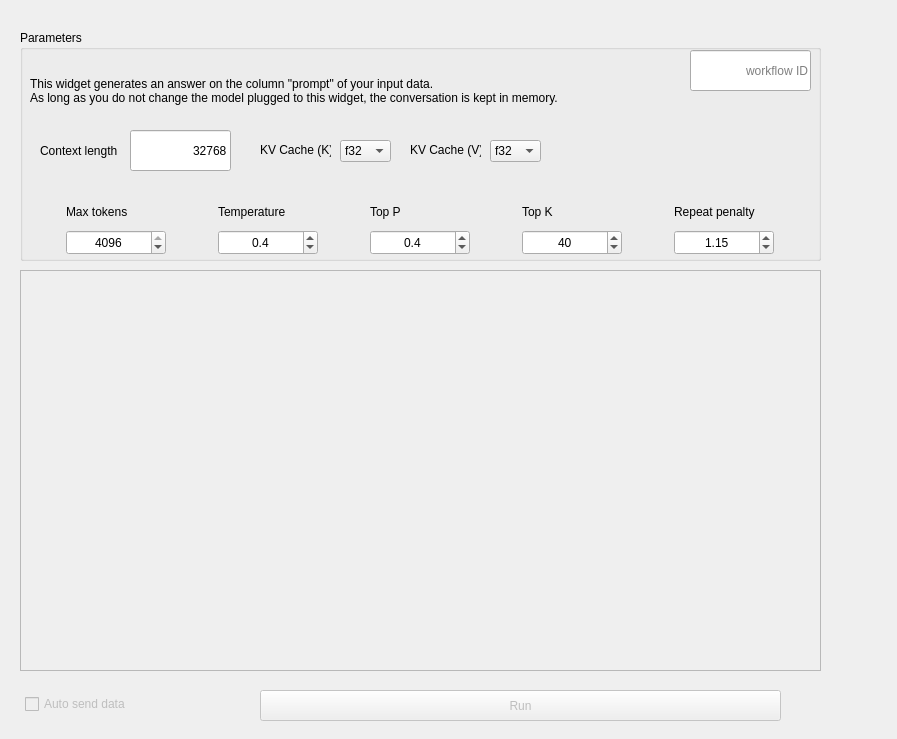
<?xml version="1.0" encoding="UTF-8"?>
<ui version="4.0">
 <class>Form</class>
 <widget class="QWidget" name="Form">
  <property name="geometry">
   <rect>
    <x>0</x>
    <y>0</y>
    <width>897</width>
    <height>739</height>
   </rect>
  </property>
  <property name="windowTitle">
   <string>Form</string>
  </property>
  <widget class="QGroupBox" name="groupBox">
   <property name="geometry">
    <rect>
     <x>20</x>
     <y>30</y>
     <width>801</width>
     <height>231</height>
    </rect>
   </property>
   <property name="title">
    <string>Parameters</string>
   </property>
   <widget class="QLabel" name="Description">
    <property name="geometry">
     <rect>
      <x>10</x>
      <y>30</y>
      <width>641</width>
      <height>61</height>
     </rect>
    </property>
    <property name="text">
     <string>This widget generates an answer on the column &quot;prompt&quot; of your input data.
As long as you do not change the model plugged to this widget, the conversation is kept in memory.</string>
    </property>
    <property name="textFormat">
     <enum>Qt::AutoText</enum>
    </property>
    <property name="alignment">
     <set>Qt::AlignLeading|Qt::AlignLeft|Qt::AlignVCenter</set>
    </property>
    <property name="wordWrap">
     <bool>true</bool>
    </property>
   </widget>
   <widget class="QLineEdit" name="lineEdit_2">
    <property name="geometry">
     <rect>
      <x>670</x>
      <y>20</y>
      <width>121</width>
      <height>41</height>
     </rect>
    </property>
    <property name="text">
     <string/>
    </property>
    <property name="alignment">
     <set>Qt::AlignRight|Qt::AlignTrailing|Qt::AlignVCenter</set>
    </property>
    <property name="placeholderText">
     <string>workflow ID</string>
    </property>
   </widget>
   <widget class="QWidget" name="gridLayoutWidget">
    <property name="geometry">
     <rect>
      <x>0</x>
      <y>170</y>
      <width>801</width>
      <height>55</height>
     </rect>
    </property>
    <layout class="QGridLayout" name="gridLayout">
     <item row="1" column="4">
      <widget class="QDoubleSpinBox" name="boxRepeatPenalty">
       <property name="minimumSize">
        <size>
         <width>0</width>
         <height>25</height>
        </size>
       </property>
       <property name="maximumSize">
        <size>
         <width>100</width>
         <height>16777215</height>
        </size>
       </property>
       <property name="alignment">
        <set>Qt::AlignCenter</set>
       </property>
       <property name="decimals">
        <number>2</number>
       </property>
       <property name="maximum">
        <double>2.000000000000000</double>
       </property>
       <property name="singleStep">
        <double>0.010000000000000</double>
       </property>
       <property name="value">
        <double>1.150000000000000</double>
       </property>
      </widget>
     </item>
     <item row="0" column="3">
      <widget class="QLabel" name="label_2">
       <property name="text">
        <string>Top K</string>
       </property>
       <property name="alignment">
        <set>Qt::AlignLeading|Qt::AlignLeft|Qt::AlignVCenter</set>
       </property>
      </widget>
     </item>
     <item row="0" column="1">
      <widget class="QLabel" name="label_3">
       <property name="text">
        <string>Temperature</string>
       </property>
       <property name="alignment">
        <set>Qt::AlignLeading|Qt::AlignLeft|Qt::AlignVCenter</set>
       </property>
      </widget>
     </item>
     <item row="1" column="1">
      <widget class="QDoubleSpinBox" name="boxTemperature">
       <property name="minimumSize">
        <size>
         <width>0</width>
         <height>25</height>
        </size>
       </property>
       <property name="maximumSize">
        <size>
         <width>100</width>
         <height>16777215</height>
        </size>
       </property>
       <property name="alignment">
        <set>Qt::AlignCenter</set>
       </property>
       <property name="decimals">
        <number>1</number>
       </property>
       <property name="maximum">
        <double>1.000000000000000</double>
       </property>
       <property name="singleStep">
        <double>0.100000000000000</double>
       </property>
       <property name="value">
        <double>0.400000000000000</double>
       </property>
      </widget>
     </item>
     <item row="0" column="0">
      <widget class="QLabel" name="label_6">
       <property name="text">
        <string>Max tokens</string>
       </property>
       <property name="alignment">
        <set>Qt::AlignLeading|Qt::AlignLeft|Qt::AlignVCenter</set>
       </property>
      </widget>
     </item>
     <item row="1" column="0">
      <widget class="QSpinBox" name="boxMaxTokens">
       <property name="minimumSize">
        <size>
         <width>0</width>
         <height>25</height>
        </size>
       </property>
       <property name="maximumSize">
        <size>
         <width>100</width>
         <height>16777215</height>
        </size>
       </property>
       <property name="alignment">
        <set>Qt::AlignCenter</set>
       </property>
       <property name="maximum">
        <number>4096</number>
       </property>
       <property name="value">
        <number>4096</number>
       </property>
      </widget>
     </item>
     <item row="0" column="4">
      <widget class="QLabel" name="label_5">
       <property name="text">
        <string>Repeat penalty</string>
       </property>
       <property name="alignment">
        <set>Qt::AlignLeading|Qt::AlignLeft|Qt::AlignVCenter</set>
       </property>
      </widget>
     </item>
     <item row="1" column="3">
      <widget class="QSpinBox" name="boxTopK">
       <property name="minimumSize">
        <size>
         <width>0</width>
         <height>25</height>
        </size>
       </property>
       <property name="maximumSize">
        <size>
         <width>100</width>
         <height>16777215</height>
        </size>
       </property>
       <property name="alignment">
        <set>Qt::AlignCenter</set>
       </property>
       <property name="maximum">
        <number>100</number>
       </property>
       <property name="value">
        <number>40</number>
       </property>
      </widget>
     </item>
     <item row="0" column="2">
      <widget class="QLabel" name="label_4">
       <property name="text">
        <string>Top P</string>
       </property>
       <property name="alignment">
        <set>Qt::AlignLeading|Qt::AlignLeft|Qt::AlignVCenter</set>
       </property>
      </widget>
     </item>
     <item row="1" column="2">
      <widget class="QDoubleSpinBox" name="boxTopP">
       <property name="minimumSize">
        <size>
         <width>0</width>
         <height>25</height>
        </size>
       </property>
       <property name="maximumSize">
        <size>
         <width>100</width>
         <height>16777215</height>
        </size>
       </property>
       <property name="alignment">
        <set>Qt::AlignCenter</set>
       </property>
       <property name="decimals">
        <number>1</number>
       </property>
       <property name="maximum">
        <double>1.000000000000000</double>
       </property>
       <property name="singleStep">
        <double>0.100000000000000</double>
       </property>
       <property name="value">
        <double>0.400000000000000</double>
       </property>
      </widget>
     </item>
    </layout>
   </widget>
   <widget class="QLabel" name="label_7">
    <property name="geometry">
     <rect>
      <x>240</x>
      <y>110</y>
      <width>71</width>
      <height>20</height>
     </rect>
    </property>
    <property name="text">
     <string>KV Cache (K)</string>
    </property>
   </widget>
   <widget class="QLabel" name="label">
    <property name="geometry">
     <rect>
      <x>20</x>
      <y>110</y>
      <width>121</width>
      <height>21</height>
     </rect>
    </property>
    <property name="text">
     <string>Context length</string>
    </property>
   </widget>
   <widget class="QLineEdit" name="lineEdit">
    <property name="geometry">
     <rect>
      <x>110</x>
      <y>100</y>
      <width>101</width>
      <height>41</height>
     </rect>
    </property>
    <property name="text">
     <string>32768</string>
    </property>
    <property name="alignment">
     <set>Qt::AlignRight|Qt::AlignTrailing|Qt::AlignVCenter</set>
    </property>
   </widget>
   <widget class="QComboBox" name="comboVCache">
    <property name="geometry">
     <rect>
      <x>470</x>
      <y>110</y>
      <width>51</width>
      <height>22</height>
     </rect>
    </property>
    <item>
     <property name="text">
      <string>f32</string>
     </property>
    </item>
    <item>
     <property name="text">
      <string>f16</string>
     </property>
    </item>
    <item>
     <property name="text">
      <string>q4_0</string>
     </property>
    </item>
   </widget>
   <widget class="QLabel" name="label_8">
    <property name="geometry">
     <rect>
      <x>390</x>
      <y>110</y>
      <width>71</width>
      <height>20</height>
     </rect>
    </property>
    <property name="text">
     <string>KV Cache (V)</string>
    </property>
   </widget>
   <widget class="QComboBox" name="comboKCache">
    <property name="geometry">
     <rect>
      <x>320</x>
      <y>110</y>
      <width>51</width>
      <height>22</height>
     </rect>
    </property>
    <item>
     <property name="text">
      <string>f32</string>
     </property>
    </item>
    <item>
     <property name="text">
      <string>f16</string>
     </property>
    </item>
    <item>
     <property name="text">
      <string>q4_0</string>
     </property>
    </item>
   </widget>
  </widget>
  <widget class="QCheckBox" name="checkBox_send">
   <property name="enabled">
    <bool>false</bool>
   </property>
   <property name="geometry">
    <rect>
     <x>25</x>
     <y>696</y>
     <width>181</width>
     <height>16</height>
    </rect>
   </property>
   <property name="text">
    <string>Auto send data</string>
   </property>
  </widget>
  <widget class="QPushButton" name="pushButton_send">
   <property name="enabled">
    <bool>false</bool>
   </property>
   <property name="geometry">
    <rect>
     <x>260</x>
     <y>690</y>
     <width>521</width>
     <height>31</height>
    </rect>
   </property>
   <property name="text">
    <string>Run</string>
   </property>
  </widget>
  <widget class="QScrollArea" name="scrollArea">
   <property name="geometry">
    <rect>
     <x>20</x>
     <y>270</y>
     <width>801</width>
     <height>401</height>
    </rect>
   </property>
   <property name="widgetResizable">
    <bool>true</bool>
   </property>
   <widget class="QWidget" name="chatContainer">
    <property name="geometry">
     <rect>
      <x>0</x>
      <y>0</y>
      <width>799</width>
      <height>399</height>
     </rect>
    </property>
   </widget>
  </widget>
 </widget>
 <resources/>
 <connections/>
</ui>
